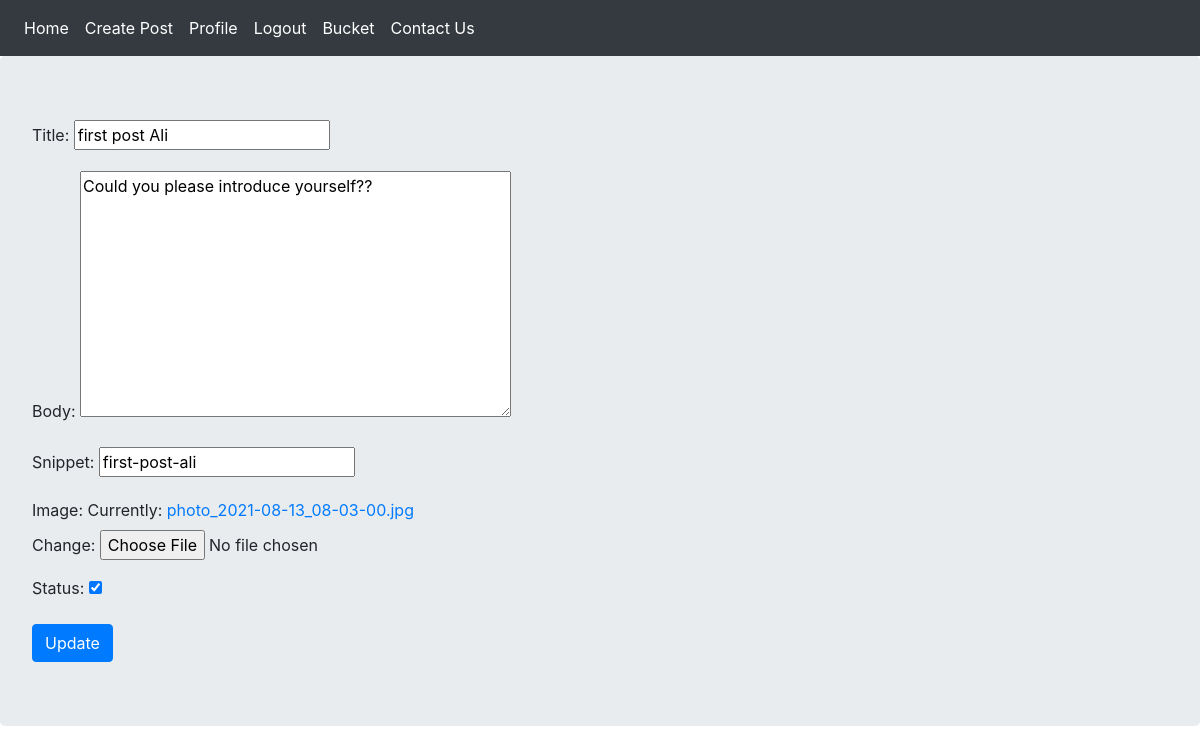
The app's page /post_update/5/ (signed in) with its own data.
### blog/models.py (models this page shows, shortened)
class Post(models.Model):
    user = models.ForeignKey(User, on_delete=models.CASCADE)
    title = models.CharField(max_length=250)
    body = RichTextField()
    snippet = models.CharField(max_length=300)
    image = models.ImageField(default='accounts/avatar/1.jpg')
    publish = models.DateTimeField(default=timezone.now)
    created = models.DateTimeField(auto_now_add=True)
    updated = models.DateTimeField(auto_now=True)
    status = models.BooleanField(default=False)
    class Meta:
        ordering = ['-publish']

### blog/views.py (the view, shortened to what this page needs)
# urls.py: path('post_update/<int:post_id>/', views.PostUpdate.as_view(), name='post_update'),
class PostUpdate(AuthorAccessMixin, View):
    template_name = 'blog/post_update.html'
    form_class = PostCreateForm
    def get(self, request, post_id):
        post = get_object_or_404(Post, id=post_id)
        form = self.form_class(instance=post)
        return render(request, self.template_name, {'form':form,})

### blog/forms.py
class PostCreateForm(forms.ModelForm):
    class Meta:
        model = Post
        fields = ['title', 'body', 'snippet', 'image', 'status']

### blog/mixins.py (called while the page is built)
    def dispatch(self, request, post_id, *args, **kwargs):
        post = get_object_or_404(Post, pk=post_id)
        if request.user.is_authenticated:
            if request.user.is_admin or request.user.username == post.user.username:
                return super().dispatch(request, post_id, *args, **kwargs)
            else:
                return redirect('accounts:profile',  request.user.id )
        else:
            return redirect('accounts:login')

### blog/templates/blog/post_update.html (shortened to what this page needs)
{% extends 'base.html' %}
{% block content %}
    <form action="" method="post" enctype="multipart/form-data">
        {{ form.as_p }}
        <input type="submit" value="Update" class="btn btn-primary">
    </form>
{% endblock %}

### records on screen
Post: title "first post Ali", body "Could you please introduce yourself??", snippet "first-post-ali", status "☑"
